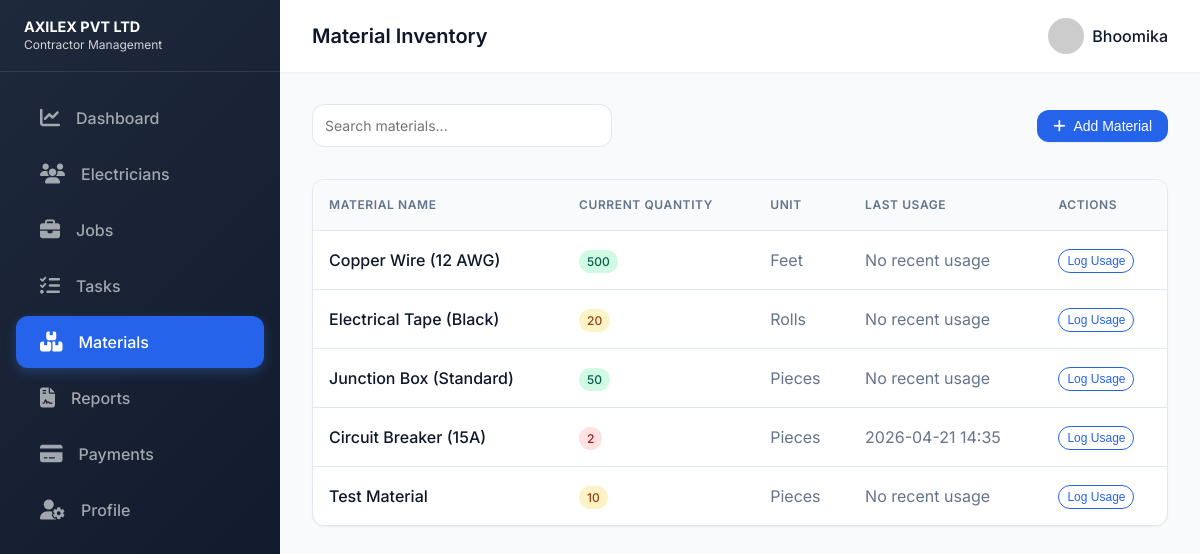
/materials (signed in), run on the app's committed database.
### tables this page shows
CREATE TABLE Materials (
            id INTEGER PRIMARY KEY AUTOINCREMENT,
            name TEXT NOT NULL,
            quantity INTEGER DEFAULT 0,
            unit TEXT,
            last_usage TEXT
        );

### app.py (the view, shortened to what this page needs)
@app.route('/materials', methods=['GET', 'POST'])
@admin_required
def materials():
    conn = get_db_connection()
    mats = conn.execute('SELECT * FROM Materials').fetchall()
    conn.close()
    return render_template('materials.html', materials=mats)

### app.py (called while the page is built)
def get_db_connection():
    conn = sqlite3.connect(DB_PATH)
    conn.row_factory = sqlite3.Row
    return conn

def admin_required(f):
    @wraps(f)
    def decorated_function(*args, **kwargs):
        if 'user_id' not in session or session.get('role') != 'admin':
            flash('Access denied. Administrator privileges required.', 'error')
            return redirect(url_for('dashboard'))
        return f(*args, **kwargs)
    return decorated_function

@app.context_processor
def inject_user():
    return dict(user_role=session.get('role'), username=session.get('username'))

### templates/materials.html (shortened to what this page needs)
<!DOCTYPE html>
<html lang="en">
<head>
    <link rel="stylesheet" href="/static/css/styles.css">
    <link rel="stylesheet" href="https://cdnjs.cloudflare.com/ajax/libs/font-awesome/6.4.0/css/all.min.css">
</head>
<body>
    <div class="dashboard-layout">
        <aside class="sidebar">
            <div class="sidebar-header" style="justify-content: space-between;">
                <div style="font-size: 0.9rem; font-weight: 700; line-height: 1.2;">AXILEX PVT LTD <br><small style="font-weight: 400; opacity: 0.8;">Contractor Management</small></div>
            </div>
            <nav class="sidebar-nav">
                <a href="/dashboard" class="sidebar-link">
                    <i class="fa-solid fa-chart-line"></i> Dashboard
                </a>
                {% if session.role == 'admin' %}
                <a href="/electricians" class="sidebar-link">
                    <i class="fa-solid fa-users"></i> Electricians
                </a>
                {% endif %}
                <a href="/jobs" class="sidebar-link">
                    <i class="fa-solid fa-briefcase"></i> Jobs
                </a>
                <a href="/tasks" class="sidebar-link">
                    <i class="fa-solid fa-list-check"></i> Tasks
                </a>
                {% if session.role == 'admin' %}
                <a href="/materials" class="sidebar-link active">
                    <i class="fa-solid fa-boxes-stacked"></i> Materials
                </a>
                <a href="/reporter" class="sidebar-link">
                    <i class="fa-solid fa-file-contract"></i> Reports
                </a>
                <a href="/payments" class="sidebar-link">
                    <i class="fa-solid fa-credit-card"></i> Payments
                </a>
                {% endif %}
                <a href="/profile" class="sidebar-link">
                    <i class="fa-solid fa-user-gear"></i> Profile
                </a>
            </nav>
        </aside>
        <main class="main-content">
            <header class="topbar">
                <div class="flex items-center gap-2">
                    <h2 style="margin: 0; font-size: 1.25rem;">Material Inventory</h2>
                </div>
                <div class="topbar-right">
                    <div class="user-profile">
                        <img src="https://ui-avatars.com/api/?name={{ session.username|urlencode }}&background=DBEAFE&color=1E3A8A" alt="Profile" style="width: 36px; height: 36px; border-radius: 50%;">
                        <span>{{ session.username }}</span>
                    </div>
                </div>
            </header>
            <div class="content-area">
                <div class="flex justify-between items-center mb-4">
                    <div style="width: 300px;">
                        <input type="text" class="form-control" placeholder="Search materials...">
                    </div>
                    {% if session.role == 'admin' %}
                    <button id="addMaterialBtn" class="btn btn-primary"><i class="fa-solid fa-plus" style="margin-right: 0.5rem;"></i> Add Material</button>
                    {% endif %}
                </div>
                <div class="table-container">
                    <table class="table">
                        <thead>
                            <tr>
                                <th>Material Name</th>
                                <th>Current Quantity</th>
                                <th>Unit</th>
                                <th>Last Usage</th>
                                <th>Actions</th>
                            </tr>
                        </thead>
                        <tbody>
                            {% for mat in materials %}
                            <tr>
                                <td style="font-weight: 500;">{{ mat.name }}</td>
                                <td>
                                    <span class="badge badge-{{ 'danger' if mat.quantity < 10 else 'warning' if mat.quantity < 50 else 'success' }}">
                                        {{ mat.quantity }}
                                    </span>
                                </td>
                                <td style="color: var(--text-light);">{{ mat.unit }}</td>
                                <td style="color: var(--text-light);">{{ mat.last_usage or 'No recent usage' }}</td>
                                <td>
                                    <button class="btn btn-outline use-material-btn" data-id="{{ mat.id }}" data-name="{{ mat.name }}" data-unit="{{ mat.unit }}" data-qty="{{ mat.quantity }}" style="padding: 0.25rem 0.5rem; font-size: 0.75rem;">Log Usage</button>
                                </td>
                            </tr>
                            {% else %}
                            <tr>
                                <td colspan="5" class="text-center">No materials in inventory.</td>
                            </tr>
                            {% endfor %}
                        </tbody>
                    </table>
                </div>
            </div>
        </main>
    </div>
</body>
</html>

### data on the page
Materials: name "Copper Wire (12 AWG)", quantity "500", unit "Feet", last_usage "No recent usage"
Materials: name "Electrical Tape (Black)", quantity "20", unit "Rolls", last_usage "No recent usage"
Materials: name "Junction Box (Standard)", quantity "50", unit "Pieces", last_usage "No recent usage"
Materials: name "Circuit Breaker (15A)", quantity "2", unit "Pieces", last_usage "2026-04-21 14:35"
Materials: name "Test Material", quantity "10", unit "Pieces", last_usage "No recent usage"

### other printed values
{{ session.username }} "Bhoomika"
